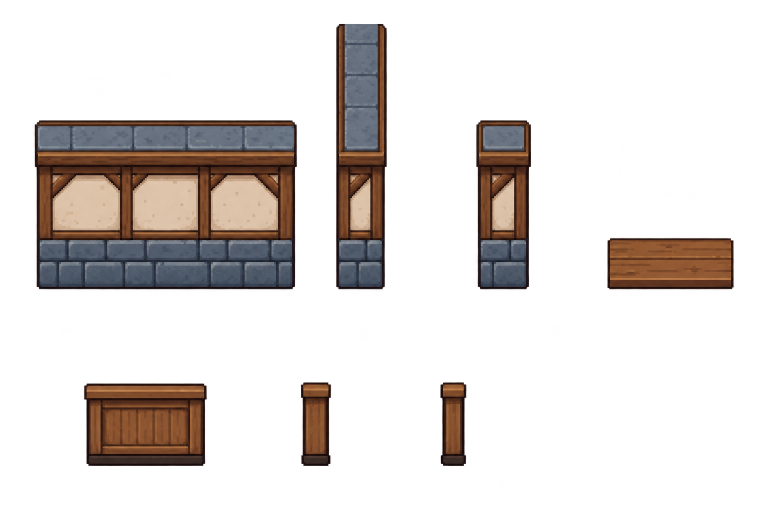
#> input picture assets/pixel/source/world-building-kit-v1.png, 1536 x 1024 px (shown at 1/2 size)
$ python build_world_building.py
#> lines starting #> are read from the running program, lines starting #| are printed output that depends on the picture
### assets/pixel/build.py
#!/usr/bin/env python3
"""Deterministic export/packing of ImageGen originals; no procedural artwork.

Run with Python + Pillow. Sources remain untouched. Crops, nearest-neighbour
export, one shared palette and binary alpha make the generated art game-ready.
"""
from pathlib import Path
import hashlib
import json
import sys
from PIL import Image, ImageDraw

ROOT = Path(__file__).resolve().parent
COLORS = """25283f 202438 374568 596a88 8796aa c46588
332d36 8e9849 70483c a5714f d2a06d f0c18b
bf8a43 edc46e f8e4b6 fff3d0 3c514c 668578 a1baa0 c3d1ad
492f34 773d35 a94f35 d77843 a86855 d98f68 f2b388 f6d2a3
4e697d 6e9da9 a9d6ce ea9ab1""".split()
RGB = [tuple(bytes.fromhex(c)) for c in COLORS]
PALETTE = Image.new("P", (1, 1))
PALETTE.putpalette([v for c in RGB for v in c] + list(RGB[0]) * (256-len(RGB)))
GARDEN_COLORS = """304646 364d4b 3a514f 3d5654 465b53 4c6156 566650 636b50
080f28 142344 233657 374568 4e5d78 6b7885 2d4744 4e6759
708462 9b9855 302a37 4d3940 70483c 93684c b38757 d2a06d
edc46e f8e4b6 7e794b a79458 c4a456 3d405c 596a88 a1baa0""".split()
GARDEN_PALETTE = Image.new("P", (1,1))
garden_values = [v for c in GARDEN_COLORS for v in bytes.fromhex(c)]
GARDEN_PALETTE.putpalette(garden_values + garden_values[:3] * (256-len(GARDEN_COLORS)))

# (id, original crop x0 y0 x1 y1, final canvas width height, fitting method)
SHEETS = {
    "environment": ("furniture", (96, 80), [
        ("floor_wood", (0,90,311,310), (64,32), "tile"),
        ("floor_stone", (314,90,623,310), (64,32), "tile"),
        ("wall_right", (640,0,935,315), (64,64), "fit"),
        ("wall_left", (950,0,1254,315), (64,64), "fit"),
        ("moon_window", (0,315,302,668), (48,64), "fit"),
        ("stool", (40,680,280,914), (32,32), "fit"),
        ("rug", (303,675,640,926), (64,32), "fit"),
        ("door", (0,915,305,1254), (48,64), "fit"),
    ]),
    "kitchen": ("kitchen", (96, 80), [
        ("stove", (20,40,420,583), (64,80), "fit"),
        ("prep_table", (425,180,875,575), (80,64), "fit"),
        ("sink", (877,130,1146,560), (48,64), "fit"),
        ("dining_table", (1150,115,1536,560), (64,64), "fit"),
        ("serving_counter", (10,584,545,1000), (96,64), "fit"),
        ("warming_hood", (548,590,947,995), (64,64), "fit"),
        ("herb_shelf", (948,580,1285,1010), (64,64), "fit"),
        ("floating_plates", (1288,620,1536,980), (32,32), "fit"),
    ]),
    "characters": ("characters", (48,64), []),
    "actions": ("actions", (48,64), []),
    "guests": ("hagrid", (64,80), [
        ("hagrid_idle", (0,0,768,1024), (64,80), "cell"),
        ("hagrid_thanks", (768,0,1536,1024), (64,80), "cell"),
    ]),
    "cooking": ("cauldron", (48,48), [
        ("cauldron_stir_left", (50,150,755,850), (48,48), "fit"),
        ("cauldron_stir_right", (780,150,1485,850), (48,48), "fit"),
    ]),
    "food": ("food", (32,32), [
        ("flour", (0,0,384,350), (32,32), "fit"),
        ("pumpkin", (384,0,768,350), (32,32), "fit"),
        ("cream", (768,0,1152,350), (32,32), "fit"),
        ("ember_herb", (1152,0,1536,350), (32,32), "fit"),
        ("sparkcap", (0,350,384,655), (32,32), "fit"),
        ("moonheart", (384,350,768,655), (32,32), "fit"),
        ("floating_pie", (768,350,1152,655), (32,32), "fit"),
        ("ember_soup", (1152,350,1536,655), (32,32), "fit"),
        ("moon_stew", (0,655,421,985), (32,32), "fit"),
        ("star_soup", (425,665,770,985), (32,32), "fit"),
        ("comet_pie", (775,655,1170,985), (32,32), "fit"),
        ("takeaway_basket", (1172,665,1536,985), (32,32), "fit"),
    ]),
    "combat": ("combat", (64,64), [
        ("sparkcap_idle", (20,145,370,510), (32,32), "scale:0.09"),
        ("sparkcap_windup", (390,180,725,510), (32,32), "scale:0.09"),
        ("moonheart_guard", (745,120,1095,515), (64,64), "scale:0.145"),
        ("moonheart_exposed", (1105,120,1536,515), (64,64), "scale:0.145"),
        ("bolt_wand", (40,540,365,945), (32,32), "fit"),
        ("fan_wand", (390,540,755,945), (32,32), "fit"),
        ("gust_small", (760,630,1100,960), (64,48), "fit"),
        ("gust_large", (1105,610,1536,975), (64,48), "fit"),
    ]),
    "ui": ("ui", (128,80), [
        ("dialogue_panel", (10,210,720,620), (128,72), "stretch"),
        ("button_normal", (725,310,1225,540), (96,40), "stretch"),
        ("button_focus", (100,770,700,1040), (96,40), "stretch"),
        ("inventory_slot", (825,690,1180,1055), (48,48), "stretch"),
    ]),
    "world_ui_v2": ("world-ui-v2", (64,64), [
        ("world_recipe_book", (50,130,775,615), (64,48), "fit"),
        ("world_order_note", (785,80,1230,620), (32,48), "fit"),
        ("world_ledger", (45,640,670,1200), (48,48), "fit"),
        ("world_menu_board", (700,630,1240,1210), (48,64), "fit"),
    ]),
    "plain_ui_v2": ("plain-ui-v2", (128,72), [
        ("ui_paper_panel", (25,155,570,455), (128,64), "stretch"),
        ("ui_button_plain", (575,265,1035,450), (96,32), "stretch"),
        ("ui_button_plain_focus", (1045,265,1515,450), (96,32), "stretch"),
        ("ui_coin", (130,550,425,855), (20,20), "fit"),
        ("ui_day", (625,550,915,855), (20,20), "fit"),
        ("ui_pause", (1165,580,1395,850), (20,20), "fit"),
    ]),
}
for group, names in {
    "characters": ["meemee_idle","meemee_blink","meemee_serve","meemee_stir",
                   "student_idle","student_thanks","neighbor_idle","neighbor_thanks"],
    "actions": ["meemee_walk_se","meemee_walk_sw","meemee_walk_ne","meemee_walk_nw",
                "meemee_cast_se","meemee_cast_nw","meemee_dodge_sw","meemee_dodge_se"],
}.items():
    for i, name in enumerate(names):
        x, y = (i % 4) * 384, (i // 4) * 512
        SHEETS[group][2].append((name, (x,y,x+384,y+512), (48,64), "cell"))


def hard_alpha(im):
    im = im.convert("RGBA")
    im.putalpha(im.getchannel("A").point(lambda a: 255 if a >= 128 else 0))
    return im


def palette_export(im, palette=PALETTE):
    alpha = im.getchannel("A")
    out = im.convert("RGB").quantize(palette=palette, dither=Image.Dither.NONE).convert("RGBA")
    out.putalpha(alpha)
    # Transparent RGB must be zero as well: avoids colored fringes in consumers.
    empty = Image.new("RGBA", out.size)
    empty.paste(out, (0,0), alpha)
    return empty


# [16 lines left out: function export_region, not called in this run]


def sha(path):
    return hashlib.sha256(path.read_bytes()).hexdigest()


# [294 lines left out: functions export_background, garden_preview, update_garden_only, update_rain_assets, rain_preview, build and 1 more, not called in this run]


# [15 lines that do not run on import are left out]

### assets/pixel/build_world_building.py
#!/usr/bin/env python3
"""Export only the A01 construction kit from its preserved ImageGen sheet.

All visible artwork comes from source crops. Rectangular plane registration,
nearest resizing, repeat, palette reduction and assembly are mechanical.
This script does not re-export any legacy asset or modify gameplay geometry.
"""
import json
import shutil
from PIL import Image, ImageDraw
from build import ROOT, hard_alpha, palette_export, sha

SOURCE = "world-building-kit-v1.png"
TOP_SOURCE = "world-wood-top-v2.png"
SET = "world_building_kit_v1"
BASE = "639ea819565434114df26b950a672186e197c6b2"
EVIDENCE = ROOT / "evidence/world-building-kit"
PADDING = 2
KIT_COLORS = "25283f 332d36 70483c a5714f d2a06d f0c18b f8e4b6 374568 596a88 8796aa".split()
KIT_PALETTE = Image.new("P", (1, 1))
KIT_PALETTE.putpalette([v for color in KIT_COLORS for v in bytes.fromhex(color)] + list(bytes.fromhex(KIT_COLORS[0])) * (256-len(KIT_COLORS)))

# Source rectangles exclude the generated soft outline. Each plane is resized
# separately; no change in footprint can scale the fixed 24/64px elevations.
PLANES = {
    "wall_h_cap": ([78, 251, 588, 302], [96, 24]),
    "wall_h_face": ([78, 309, 588, 573], [96, 64]),
    "wall_v_cap": ([678, 54, 767, 302], [24, 96]),
    "wall_v_face": ([678, 309, 767, 573], [24, 64]),
    "wall_corner_cap": ([959, 251, 1055, 302], [24, 24]),
    "wall_corner_face": ([959, 309, 1055, 573], [24, 64]),
    "top": ([200, 150, 1744, 702], [32, 16]),
    "front": ([175, 773, 406, 927], [32, 24]),
    "end": ([608, 771, 656, 927], [8, 24]),
    "foot": ([887, 771, 926, 927], [8, 24]),
}
POSITIONS = [(0, 0), (104, 0), (136, 0), (168, 0), (168, 24), (208, 24), (224, 24)]


def plane(source, key):
    box, size = PLANES[key]
    result = palette_export(source.crop(box).resize(size, Image.Resampling.NEAREST), KIT_PALETTE)
    assert result.getchannel("A").getextrema() == (255, 255), key
    return result


def build():
    source = hard_alpha(Image.open(ROOT / "source" / SOURCE))
#> in hard_alpha, im is the input picture: PIL image 1536x1024 RGBA; mean R, G, B, A 43.8, 32.2, 27, 55.2
    top_source = hard_alpha(Image.open(ROOT / "source" / TOP_SOURCE))
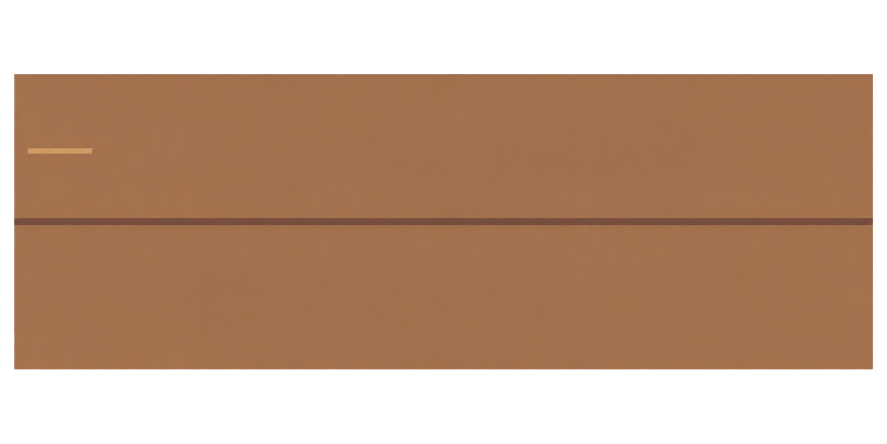
#> input picture assets/pixel/source/world-wood-top-v2.png, 1774 x 887 px (shown at 1/2 size)
#> in hard_alpha, im is the input picture: PIL image 1774x887 RGBA; mean R, G, B, A 105.1, 72.5, 50.3, 163.6
    parts = {key: plane(top_source if key=="top" else source, key) for key in PLANES}
#> parts = 10 items
    top = parts["top"]
    exports = []
    for direction, width, depth in [("h", 96, 24), ("v", 24, 96), ("corner", 24, 24)]:
        cap, face = parts[f"wall_{direction}_cap"], parts[f"wall_{direction}_face"]
        body = Image.new("RGBA", (width, depth + 64))
        body.paste(cap, (0, 0)); body.paste(face, (0, depth))
        exports.append((f"world_wall_{direction}", body, {
            "role": "wall", "ground_size": [width, depth], "elevation_px": 64,
            "cap_region": [2, 2, width, depth], "face_region": [2, 2 + depth, width, 64],
            "ground_rect": [2, 66, width, depth],
            "planes": [f"wall_{direction}_cap", f"wall_{direction}_face"],
        }))
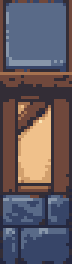
#> body: PIL image 24x88 RGBA (shown 3 times larger); mean R, G, B, A 97.9, 88.5, 95.2, 255
#> after the loop, exports = 3 items
    for name, body, role, planes in [
        ("world_wood_top", top, "repeatable_top", ["top"]),
        ("world_wood_front", parts["front"], "fixed_height_front", ["front"]),
        ("world_wood_end", parts["end"], "end_post", ["end"]),
        ("world_wood_foot", parts["foot"], "shelf_foot", ["foot"]),
    ]:
        exports.append((name, body, {"role": role, "planes": planes, "elevation_px": 24}))
#> this loop made 4 passes
#> (name, role, planes) on passes 1 to 4: ('world_wood_top', 'repeatable_top', ['top']), ('world_wood_front', 'fixed_height_front', ['front']), ('world_wood_end', 'end_post', ['end']), ('world_wood_foot', 'shelf_foot', ['foot'])
#> after the loop, exports = 7 items
    m = json.loads((ROOT / "manifest.json").read_text())
#> (reads assets/pixel/manifest.json from the repository)
    atlas = Image.new("RGBA", (256, 168))
#> atlas: PIL image 256x168 RGBA; every value is 0
    for (name, body, info), (ax, ay) in zip(exports, POSITIONS):
        im = Image.new("RGBA", (body.width + 4, body.height + 4))
        im.paste(body, (2, 2))
        path = ROOT / "sprites" / (name + ".png"); im.save(path)
        atlas.paste(im, (ax, ay))
        ground = info.get("ground_rect")
        rec = {"file": f"sprites/{name}.png", "size": list(im.size),
               "pivot": [im.width / 2, 2 + body.height - (ground[3] / 2 if ground else 0)],
               "atlas": "atlases/world_building_kit.png", "region": [ax, ay, *im.size],
               "opaque_bounds": list(im.getbbox()), "content_region": [2, 2, *body.size],
               "source": "source/" + (TOP_SOURCE if name=="world_wood_top" else SOURCE), "asset_set": SET, "sha256": sha(path),
               "export_palette_subset": ["#"+c for c in KIT_COLORS],
               "construction": info, "export": {"filter": "nearest", "alpha_threshold": 128,
                    "planes": {k: {"source_crop": PLANES[k][0], "size": PLANES[k][1]} for k in info["planes"]}}}
        if ground:
            x, y, w, h = ground
            rec["footprint"] = {"polygon": [[x,y], [x+w-1,y], [x+w-1,y+h-1], [x,y+h-1]],
                                "meaning": "exact visible ground coverage, not a new collider"}
        if name == "world_wood_top":
            rec["export"]["repeat"] = "whole quiet surface crop; matching opposing edge pixels, no mirroring"
        m["sprites"][name] = rec
#> this loop made 7 passes
#> (name, ax, ay, ground, w, h) on passes 1 to 3: ('world_wall_h', 0, 0, [2, 66, 96, 24], 96, 24), ('world_wall_v', 104, 0, [2, 66, 24, 96], 24, 96), ('world_wall_corner', 136, 0, [2, 66, 24, 24], 24, 24)
#> pass 1, in build, `path = ROOT / 'sprites' / (name + '.png')`:
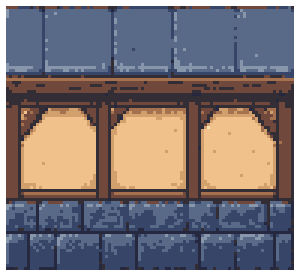
#> saved as world_wall_h.png: PIL image 100x92 RGBA (shown 3 times larger); mean R, G, B, A 105.2, 96.3, 98.9, 234.2; transparent parts drawn white
#> after the loop:
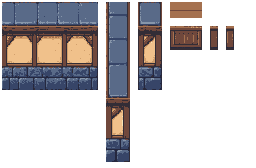
#> atlas: PIL image 256x168 RGBA; mean R, G, B, A 40.5, 36.4, 37.7, 95.2; transparent parts drawn white
#> after the loop, m = 17 items
    atlas.save(ROOT / "atlases/world_building_kit.png")
    for name in [SOURCE, TOP_SOURCE]:
        raw = Image.open(ROOT / "source" / name)
        m["sources"][name] = {"size": list(raw.size), "mode": raw.mode, "sha256": sha(ROOT/"source"/name), "runtime": False}
    (ROOT / "manifest.json").write_text(json.dumps(m, ensure_ascii=False, indent=2) + "\n")
    previews(m)
    print("Appended seven construction modules and one atlas; no legacy asset re-export.")


def content(m, name):
    rec = m["sprites"][name]
    x, y, w, h = rec["content_region"]
    return Image.open(ROOT/rec["file"]).crop((x,y,x+w,y+h))


def tile(im, size):
    out = Image.new("RGBA", size)
    for y in range(0, size[1], im.height):
        for x in range(0, size[0], im.width):
            out.paste(im, (x, y))
    return out


def furniture(m, width, depth, support="cabinet"):
    """QA reference composition. Origin is ground upper-left minus (0,24)."""
    im = Image.new("RGBA", (width, depth + 24))
    im.paste(tile(content(m,"world_wood_top"), (width, depth)), (0,0))
    im.paste(tile(content(m,"world_wood_front"), (width,24)), (0,depth))
    post = content(m, "world_wood_foot" if support == "shelf" else "world_wood_end")
    for x in [0, width-8]: im.paste(post, (x,depth))
    return im


# [11 lines left out: function wall, not called in this run]


def legacy(m, name): return Image.open(ROOT/m["sprites"][name]["file"])


def previews(m):
    EVIDENCE.mkdir(parents=True,exist_ok=True); (EVIDENCE.parent/".gdignore").write_text("")
    board=Image.new("RGB",(784,240),"#3c514c"); d=ImageDraw.Draw(board)
    names=[x for x,r in m["sprites"].items() if r.get("asset_set")==SET]
#> names = ['world_wall_h', 'world_wall_v', 'world_wall_corner', 'world_wood_top', 'world_wood_front', 'world_wood_end', 'world_wood_foot']
    for i,name in enumerate(names):
        x=8+i*112; im=legacy(m,name);board.paste(im,(x,8),im)
#> after `x = 8 + i * 112`: x = 8
        d.text((x,178),name.replace("world_","").replace("_","\n"),fill="#f8e4b6")
        d.text((x,214),str(tuple(im.size)),fill="#a1baa0")
    board.save(EVIDENCE/"contact-native.png")
    board.resize((2352,720),Image.Resampling.NEAREST).save(EVIDENCE/"contact-3x.png")
    # Same-scale comparison: actual collider footprints, no furniture scaling.
    board=Image.new("RGB",(800,580),"#25283f");d=ImageDraw.Draw(board)
#> after `board = Image.new('RGB', (800, 580), '#25283f')`:
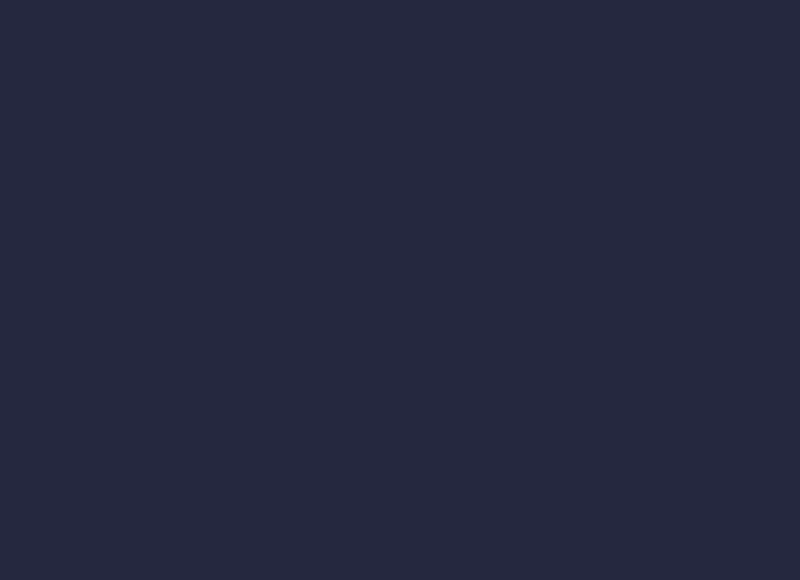
#> board: PIL image 800x580 RGB; mean R, G, B 37, 40, 63
    entries=[("pantry",96,112,20,72), ("prep",128,80,180,104), ("stove",112,80,380,104),
             ("pass",144,64,560,120), ("table",96,64,20,326), ("recipe",40,32,240,358)]
    footprints=[]
    for name,w,h,x,y in entries:
        im=furniture(m,w,h,"shelf" if name=="pantry" else "cabinet")
#> in content, `rec = m["sprites"][name]`: rec = 13 items
#> in content, `x, y, w, h = rec["content_region"]`: x = 2; w = 32; h = 16
#> after the loop in tile, `for y in range(0, size[1], im.height):`:
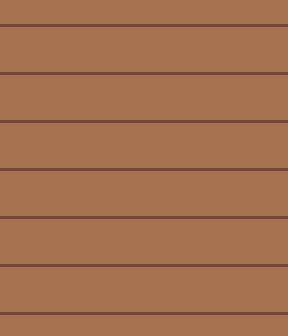
#> out: PIL image 96x112 RGBA (shown 3 times larger); mean R, G, B, A 161.7, 110.4, 77.8, 255
#> in furniture, `im.paste(tile(content(m,"world_wood_top"), (width, depth)), (0,0))`:
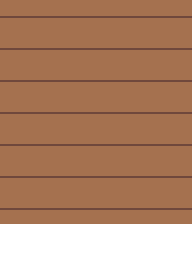
#> im: PIL image 96x136 RGBA (shown 2 times larger); mean R, G, B, A 133.2, 90.9, 64.1, 210; transparent parts drawn white
        board.paste(im,(x,y-24),im)
        d.text((x,y-42),f"{name} {w}x{h}",fill="#f8e4b6")
        d.text((x,y+h+70),"front=24px",fill="#a1baa0")
        character=legacy(m,"meemee_walk_ne")
        board.paste(character,(x+w//2-24,y+h+13-61),character)
        footprints.append((x,y,w,h))
        if name=="recipe":
            book=legacy(m,"world_recipe_book").resize((32,24),Image.Resampling.NEAREST)
            board.paste(book,(x+4,y-24+4),book)
        elif name=="stove":
            pot=legacy(m,"cauldron_stir_left")
            board.paste(pot,(x+32,y+4-24),pot)
        elif name=="pantry":
            for j,item in enumerate(["flour","pumpkin","cream"]):
                prop=legacy(m,item);board.paste(prop,(x+j*30+3,y-20),prop)
        elif name in ("prep","pass","table"):
            prop=legacy(m,"comet_pie");board.paste(prop,(x+w//2-16,y+h//2-40),prop)
    d.text((380,330),"48x64 actor, native pixels\nFeet are 13px south; radius12 stays clear.\nSurface repeats 32x16; no whole-object scaling.\nRecipe book display is 32x24 on its 40x32 support.\nThis is asset layout QA, not a game screenshot.",fill="#f8e4b6",spacing=8)
    board.save(EVIDENCE/"scale-native.png")
    board.resize((1600,1160),Image.Resampling.NEAREST).save(EVIDENCE/"scale-2x.png")
    for x,y,w,h in footprints:
        d.rectangle((x,y,x+w-1,y+h-1),outline="#c46588")
        for xx in range(x+32,x+w,32):d.line((xx,y-24,xx,y+h),fill="#596a88")
        for yy in range(y-8,y+h-24,16):d.line((x,yy,x+w-1,yy),fill="#596a88")
    board.save(EVIDENCE/"scale-footprints.png")
    # Wall QA: exact coordinates from the frozen fixture. No invented doorway.
    layout=json.loads((ROOT.parent.parent/"tests/fixtures/world-slice-scenarios.json").read_text())["configuration"]["layout"]
    for region_name in ["shop","lane"]:
        region=layout["regions"][region_name]
        # Crops: shop real east gap (x=1256..1280,y=520..640), lane west portal.
        view=(1080,416,320,352) if region_name=="shop" else (0,128,320,352)
        vx,vy,vw,vh=view
        page=Image.new("RGB",(vw,vh),"#3c514c" if region_name=="shop" else "#374568")
        pd=ImageDraw.Draw(page)
        for c in sorted(region["colliders"],key=lambda c:c["y"]+c["height"]/2):
            if c["width"]!=24 and c["height"]!=24:continue
            w,h=c["width"],c["height"];x,y=c["x"]-w//2,c["y"]-h//2
            im=wall(m,w,h);page.paste(im,(x-vx,y-vy-64),im)
        if region_name=="lane":
            # Wall-mounted portal leaf. Its interaction anchor remains (80,256).
            door=legacy(m,"door");page.paste(door,(0,256-vy-62),door)
            anchor=(80-vx,256-vy)
            pd.text((62,18),"lane-home / wall mount\nanchor remains (80,256)",fill="#f8e4b6")
        else:
            anchor=(1224-vx,580-vy)
            pd.text((8,18),"shop-exit / real east gap\n120px opening: y=520..640\nno added jamb or collider",fill="#f8e4b6")
            pd.line((1256-vx,520-vy,1256-vx,640-vy-1),fill="#c46588")
        char=legacy(m,"meemee_walk_se");page.paste(char,(anchor[0]-24,anchor[1]-61),char)
        pd.ellipse((anchor[0]-2,anchor[1]-2,anchor[0]+2,anchor[1]+2),fill="#edc46e")
        pd.text((8,vh-30),"Fixture coordinates; asset QA only",fill="#f8e4b6")
        page.save(EVIDENCE/f"walls-{region_name}-native.png")
        page.resize((vw*3,vh*3),Image.Resampling.NEAREST).save(EVIDENCE/f"walls-{region_name}-3x.png")
    # Joined directions/corner, with no double-drawn corner footprint.
    page=Image.new("RGB",(320,240),"#3c514c");pd=ImageDraw.Draw(page)
    for name,pos in [("world_wall_h",(30,72)),("world_wall_h",(126,72)),
                     ("world_wall_corner",(222,72)),("world_wall_v",(222,96))]:
        rec=m["sprites"][name];im=legacy(m,name)
        page.paste(im,(pos[0]-2,pos[1]-66),im)
    char=legacy(m,"meemee_walk_se");page.paste(char,(130,100),char)
    pd.text((8,208),"H + H + corner + V / same 64px wall height",fill="#f8e4b6")
    page.save(EVIDENCE/"walls-join-native.png")
    page.resize((960,720),Image.Resampling.NEAREST).save(EVIDENCE/"walls-join-3x.png")
    # Full shop assembly at fixture positions, then its 640x360 spawn camera crop.
    region=layout["regions"]["shop"]
    room=Image.new("RGB",(region["width"],region["height"]+64),"#332d36")
    for c in sorted(region["colliders"],key=lambda c:c["y"]+c["height"]/2):
        w,h=c["width"],c["height"];x,y=c["x"]-w//2,c["y"]-h//2
        is_wall=w==24 or h==24
        im=wall(m,w,h) if is_wall else furniture(m,w,h)
        room.paste(im,(x,y+64-(64 if is_wall else 24)),im)
        if not is_wall:
            if c["id"]=="recipe-body":
                prop=legacy(m,"world_recipe_book").resize((32,24),Image.Resampling.NEAREST)
            elif c["id"]=="stove-body":prop=legacy(m,"cauldron_stir_left")
            elif c["id"]=="storage-body":prop=legacy(m,"flour")
            elif c["id"]=="ledger-body":prop=legacy(m,"world_ledger").resize((32,32),Image.Resampling.NEAREST)
            elif c["id"]=="menu-body":prop=legacy(m,"world_menu_board")
            else:prop=legacy(m,"comet_pie")
            room.paste(prop,(c["x"]-prop.width//2,y+64-20),prop)
    spawn=region["spawn"];char=legacy(m,"meemee_walk_se")
    room.paste(char,(spawn["x"]-24,spawn["y"]+64-61),char)
    room.save(EVIDENCE/"shop-layout-native.png")
    room.crop((0,264,640,624)).save(EVIDENCE/"shop-spawn-640x360.png")
    # Keep the reviewable artifact with the PR; raw logs remain ignored evidence.
    retained=ROOT/"preview/world-building-kit"
    retained.mkdir(parents=True,exist_ok=True)
    (retained/".gdignore").write_text("")
    for name in ["contact-native.png","contact-3x.png","scale-native.png","scale-2x.png",
                 "scale-footprints.png","walls-join-3x.png","walls-shop-3x.png","walls-lane-3x.png",
                 "shop-layout-native.png","shop-spawn-640x360.png"]:
        shutil.copyfile(EVIDENCE/name,retained/name)


#> (the run stopped early here; a loop or call above may not have finished)
